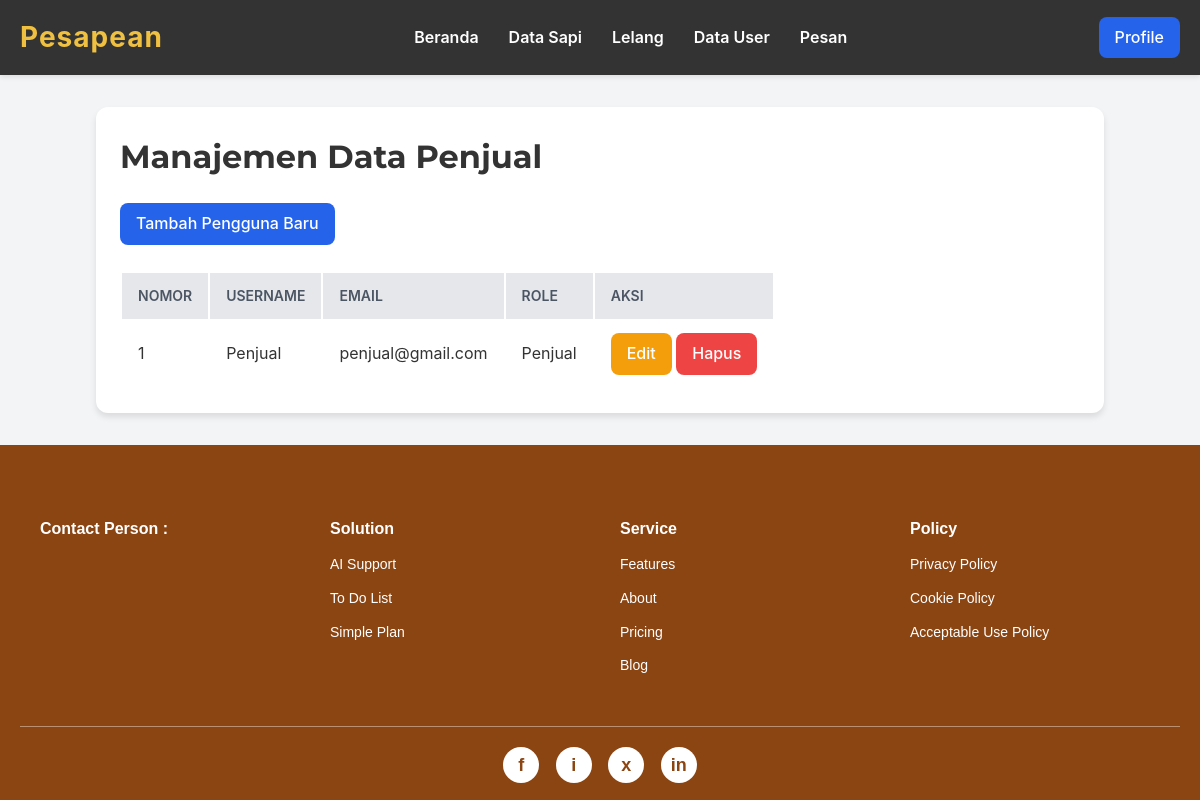
The app's page /admin/data_user.php (signed in) with its own data.
### tables this page shows
CREATE TABLE `users` (
  `id_user` int(11) NOT NULL,
  `username` varchar(50) DEFAULT NULL,
  `email` varchar(100) DEFAULT NULL,
  `password` varchar(100) DEFAULT NULL,
  `createdAt` datetime DEFAULT NULL,
  `updateAt` datetime DEFAULT NULL,
  `id_role` int(11) DEFAULT NULL
);

CREATE TABLE `role` (
  `id_role` int(11) NOT NULL,
  `nama_role` varchar(50) NOT NULL
);

### admin/data_user.php (the view, shortened to what this page needs)
<?php
include '../koneksi.php';
$query_users = "SELECT u.id_user, u.username, u.email, r.nama_role
                 FROM users u
                 JOIN role r ON u.id_role = r.id_role
                 WHERE r.nama_role = 'Penjual'
                 ORDER BY u.id_user DESC";
$result_users = mysqli_query($koneksi, $query_users);
?>
<!DOCTYPE html>
<html lang="id">
<head>
    <link rel="stylesheet" href="../style.css">
</head>
<body>
    <header class="main-header">
        <nav class="navbar">
            <div class="logo">
                <a href="admin/admin.php">Pesapean</a>
            </div>
            <ul class="nav-links">
                <li><a href="../admin/admin.php">Beranda</a></li>
                <li><a href="../admin/data_sapi.php?jenis=sonok">Data Sapi</a></li>
                <li><a href="../admin/lelang.php">Lelang</a></li>
                <li><a href="../admin/data_user.php">Data User</a></li>
                <li><a href="../admin/pesan.php">Pesan</a></li>
            </ul>
            <div class="auth-links">
                <?php if (isset($_SESSION['id_user'])): ?>
                    <a href="../auth/profile.php" class="btn btn-primary">Profile</a>
                <?php else: ?>
                    <a href="../auth/login.php" class="btn btn-primary">Login</a>
                    <a href="../auth/register.php" class="btn btn-outline-primary">Daftar</a>
                <?php endif; ?>
            </div>
        </nav>
    </header>
    <div class="container">
        <h1 class="text-3xl font-bold text-center mb-6 text-gray-800">Manajemen Data Penjual</h1>
        <div class="mb-6">
            <a href="manage_user.php?action=add" class="btn btn-primary">Tambah Pengguna Baru</a>
        </div>
        <br>
        <div class="overflow-x-auto rounded-lg shadow-md">
            <table class="min-w-full bg-white rounded-lg overflow-hidden">
                <thead class="bg-gray-200">
                    <tr>
                        <th class="py-3 px-4">Nomor</th>
                        <th class="py-3 px-4">Username</th>
                        <th class="py-3 px-4">Email</th>
                        <th class="py-3 px-4">Role</th>
                        <th class="py-3 px-4">Aksi</th>
                    </tr>
                </thead>
                <tbody>
                    <?php
                    if (mysqli_num_rows($result_users) > 0):
                        $nomor_urut = 1;
                    ?>
                        <?php while ($row = mysqli_fetch_assoc($result_users)): ?>
                            <tr class="border-b border-gray-200">
                                <td class="py-3 px-4"><?php echo $nomor_urut++; ?></td>
                                <td class="py-3 px-4"><?php echo htmlspecialchars($row['username']); ?></td>
                                <td class="py-3 px-4"><?php echo htmlspecialchars($row['email']); ?></td>
                                <td class="py-3 px-4"><?php echo htmlspecialchars($row['nama_role']); ?></td>
                                <td class="py-3 px-4 flex space-x-2">
                                    <a href="../admin/manage_user.php?action=edit&id=<?php echo htmlspecialchars($row['id_user']); ?>" class="btn btn-edit text-sm">Edit</a>
                                    <a href="../admin/manage_user.php?action=delete&id=<?php echo htmlspecialchars($row['id_user']); ?>"
                                        onclick="return confirm('Apakah Anda yakin ingin menghapus pengguna ini?');"
                                        class="btn btn-delete text-sm">Hapus</a>
                                </td>
                            </tr>
                        <?php endwhile; ?>
                    <?php else: ?>
                        <tr>
                            <td colspan="5" class="py-4 px-4 text-center text-gray-500">Tidak ada data pengguna dengan role Penjual.</td>
                        </tr>
                    <?php endif; ?>
                </tbody>
            </table>
        </div>
    </div>
    <?php include '../footer.php'; ?>
</body>
</html>

### style.css (style rules this page uses)
:root { --primary-color: #f0c040; --secondary-color: #333; --accent-color: #555; --background-light: #f8f8f8; --text-color: #333; --white-color: #ffffff; --border-radius: 8px; --transition-speed: 0.3s ease; }
body { background-color: var(--background-light); font-family: 'Open Sans', Arial, sans-serif; margin: 0; padding: 0; line-height: 1.6; color: var(--text-color); }
h1, h2, h3 { font-family: 'Montserrat', sans-serif; color: var(--secondary-color); margin-top: 0; }
a { text-decoration: none; color: var(--primary-color); transition: color var(--transition-speed); }
.btn { display: inline-block; padding: 12px 25px; border: none; border-radius: 5px; cursor: pointer; font-size: 16px; font-weight: 600; transition: background-color var(--transition-speed), color var(--transition-speed); }
.btn-primary { background-color: var(--primary-color); color: var(--secondary-color); }
.main-header { background-color: var(--secondary-color); color: var(--white-color); padding: 15px 0; box-shadow: 0 2px 5px rgba(0, 0, 0, 0.1); }
.navbar { display: flex; justify-content: space-between; align-items: center; max-width: 1200px; margin: 0 auto; padding: 0 20px; }
.navbar .logo a { font-size: 28px; font-weight: 700; color: var(--primary-color); letter-spacing: 1px; }
.navbar .nav-links { list-style: none; margin: 0; padding: 0; display: flex; gap: 30px; }
.navbar .nav-links a { color: var(--white-color); font-weight: 600; font-size: 16px; position: relative; }
.navbar .nav-links a::after { content: ''; position: absolute; width: 0; height: 2px; background-color: var(--primary-color); left: 0; bottom: -5px; transition: width var(--transition-speed); }

### admin/data_user.php (style rules this page uses)
body { font-family: 'Inter', sans-serif; background-color: #f3f4f6; color: #333; }
.container { max-width: 960px; margin: 2rem auto; padding: 1.5rem; background-color: #ffffff; border-radius: 0.75rem; box-shadow: 0 4px 6px rgba(0, 0, 0, 0.1); }
th, td { padding: 0.75rem 1rem; text-align: left; }
th { background-color: #e5e7eb; font-weight: 600; color: #4b5563; text-transform: uppercase; font-size: 0.875rem; }
.btn { padding: 0.5rem 1rem; border-radius: 0.5rem; font-weight: 500; text-decoration: none; display: inline-block; transition: background-color 0.2s ease-in-out; }
.btn-primary { background-color: #2563eb; color: #ffffff; }
.btn-edit { background-color: #f59e0b; color: #ffffff; }
.btn-delete { background-color: #ef4444; color: #ffffff; }

### records on screen
users: username "Penjual", email "penjual@gmail.com", id_role.nama_role "Penjual"
